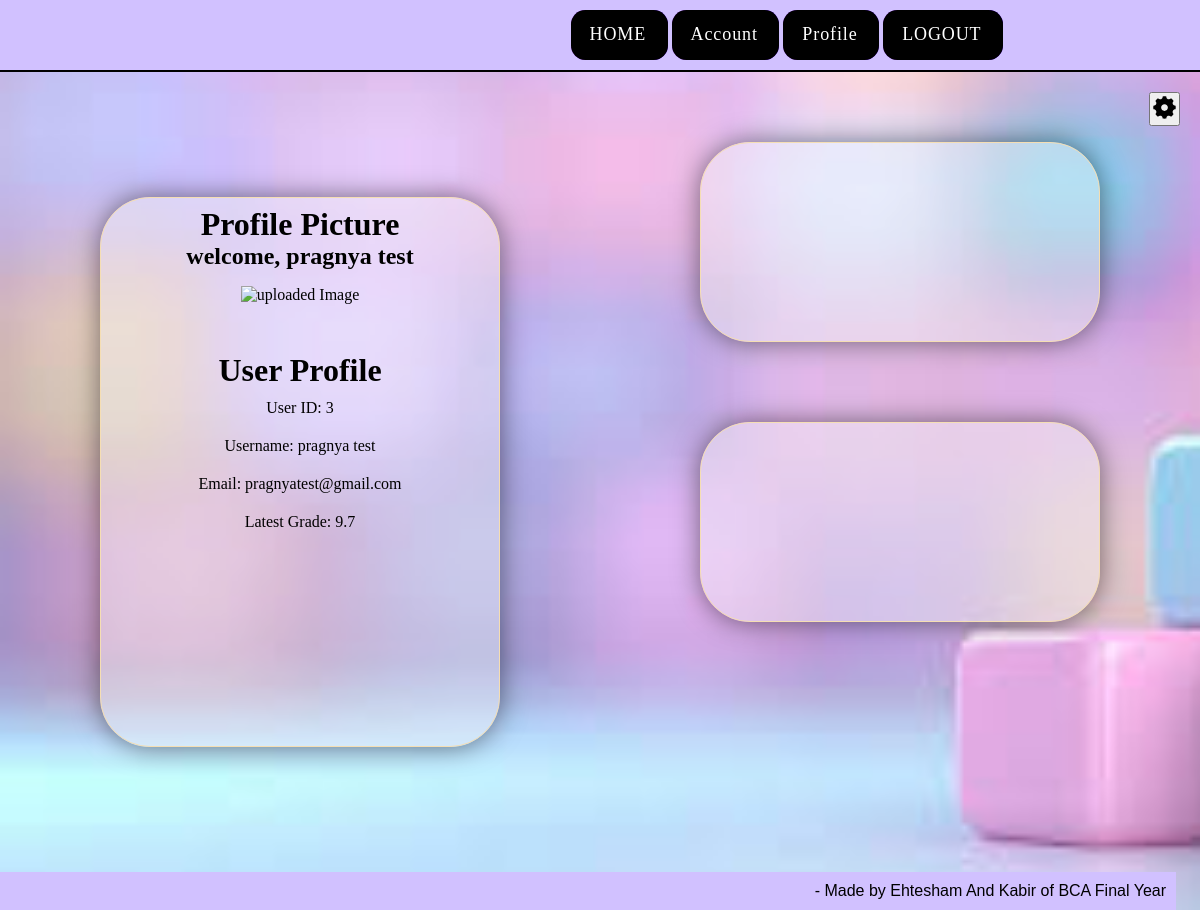
Page /account (signed in) on the earlier database version.
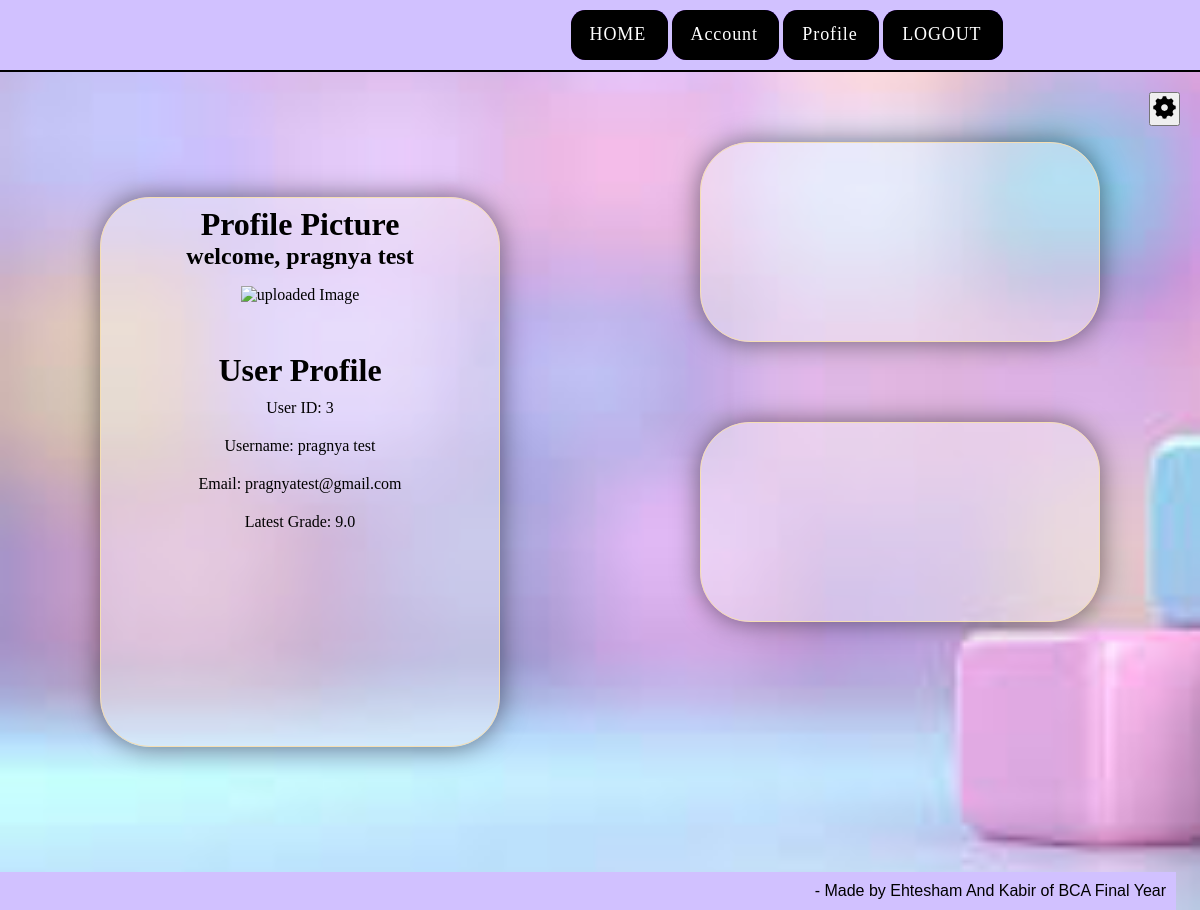
Same page on the later database version.
### pragnya_responsive_app/models.py (models this page shows)
class User(db.Model, UserMixin):
    id = db.Column(db.Integer, primary_key=True)
    name = db.Column(db.String(150), nullable=False)
    email = db.Column(db.String(150), unique=True, nullable=False)
    password = db.Column(db.String(200), nullable=False)
    student_grade = db.Column(db.Float, nullable=True)  # Float for grades
    images = db.relationship('Image', backref='user', lazy=True)

### pragnya_responsive_app/main.py (the view)
@main.route("/account")
@login_required
def account():
     return render_template('account.html')

### pragnya_responsive_app/templates/account.html (shortened to what this page needs)
{% extends "base.html" %}
{% block content %}
<head>
    <link rel="stylesheet" href="/pragnya_responsive_app/static/index_style.css">
</head>
<body>
    <div class="main_account">
        <div class="one">
            <div class="card card-1">
                <div class="photo">
                    <h1> Profile Picture</h1>
                    <h2>welcome,  {{  current_user.name }}</h2>
                     <div class="pic">
                        <img src="{{ url_for('main.get_img', id=current_user.id) }}" alt="uploaded Image"  width="200px" height="150px">
                    </div>
                </div>
                <div class="matter">
                    <h1>User Profile</h1>
                    {% if current_user.is_authenticated %}
                    <p>User ID: {{ current_user.id }}</p>
                    <p>Username: {{ current_user.name }}</p>
                    <p>Email: {{ current_user.email }}</p>
                    <p>Latest Grade: {{ current_user.student_grade }} </p>
                    {% else %}
                    <p>Please log in to view your profile.</p>
                    {% endif %}
                </div>
            </div>
        </div>
        <div class="two">
            <div class="setting" id="setting">
                <button id="setting_btn ">
                </button>
            </div>
            <div class="card card-2">
            </div>
            <div class="card card-3">
            </div>
        </div>
    </div>
</body>
{% endblock %}

Differences in the rows shown:
changed User "pragnya test": student_grade "9.7" → "9.0"
